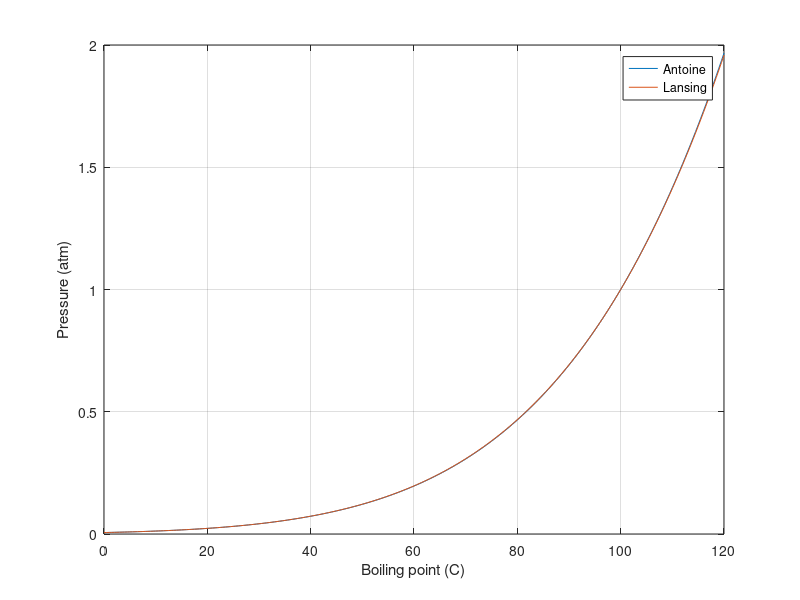
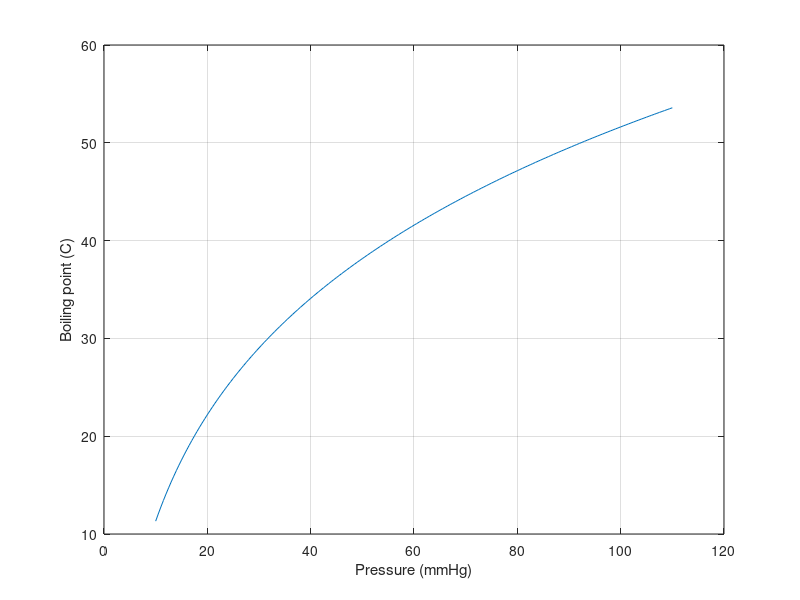

The MATLAB script that drew these images, in order:
%%
%% Antonie equation: boiling point of water
%%
%%
%% Jose Albornoz
%% Fujitsu Laboratories of Europe
%% August 2011
%%
clear all 
close all

A = 8.07131;
B = 1730.63;
C = 233.426;

T = 0:0.5:120;

P = 10.^(A - B./(C + T));    % pressure in mmHg

P = P*0.001315789473684 ;        % pressure in atm

% this is the expression from F.L. Lansing (in mmHg)
PL = 10.^(7.8553 - 1555./(T + 273.15) - 11.2414e4./(T + 273.15).^2);

PL = PL*0.001315789473684 ;        % pressure in atm

figure(1)
plot(T,P,T,PL)
grid
xlabel('Boiling point (C)')
ylabel('Pressure (atm)')
legend('Antoine','Lansing')

P = 10:0.5:110;

T = B./(A - log10(P)) - C;

figure(2)
plot(P,T)
grid
xlabel('Pressure (mmHg)')
ylabel('Boiling point (C)')

T = 7

P = 10.^(A - B./(C + T))    % pressure in mmHg